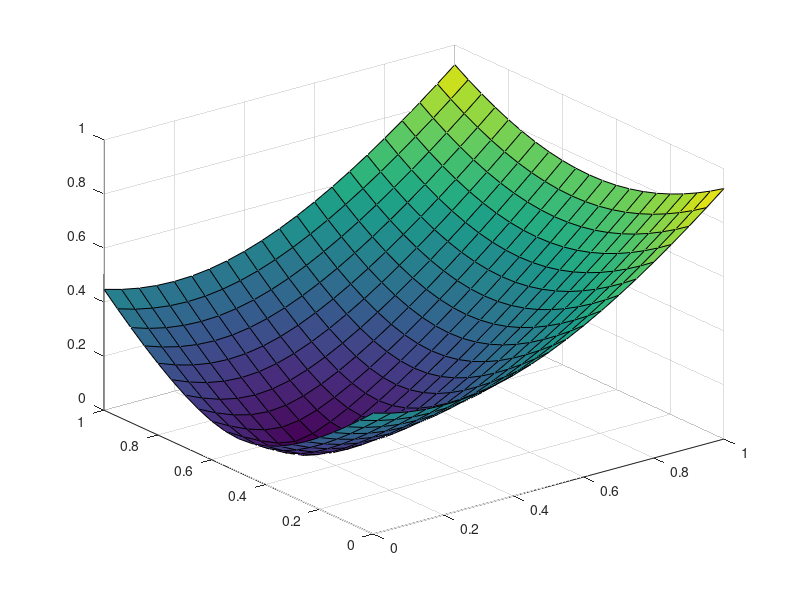

Source code (MATLAB):
% plot a 3D graph
x=[0:0.05:1];
y=[0:0.05:1];
for i=1:length(x)
    for j=1:length(y)
        z(i,j)=sqrt((x(i)-0.5).^2 + (y(j)-0.2).^2).^1.3;
    end;
end;
surf(x,y,z)

